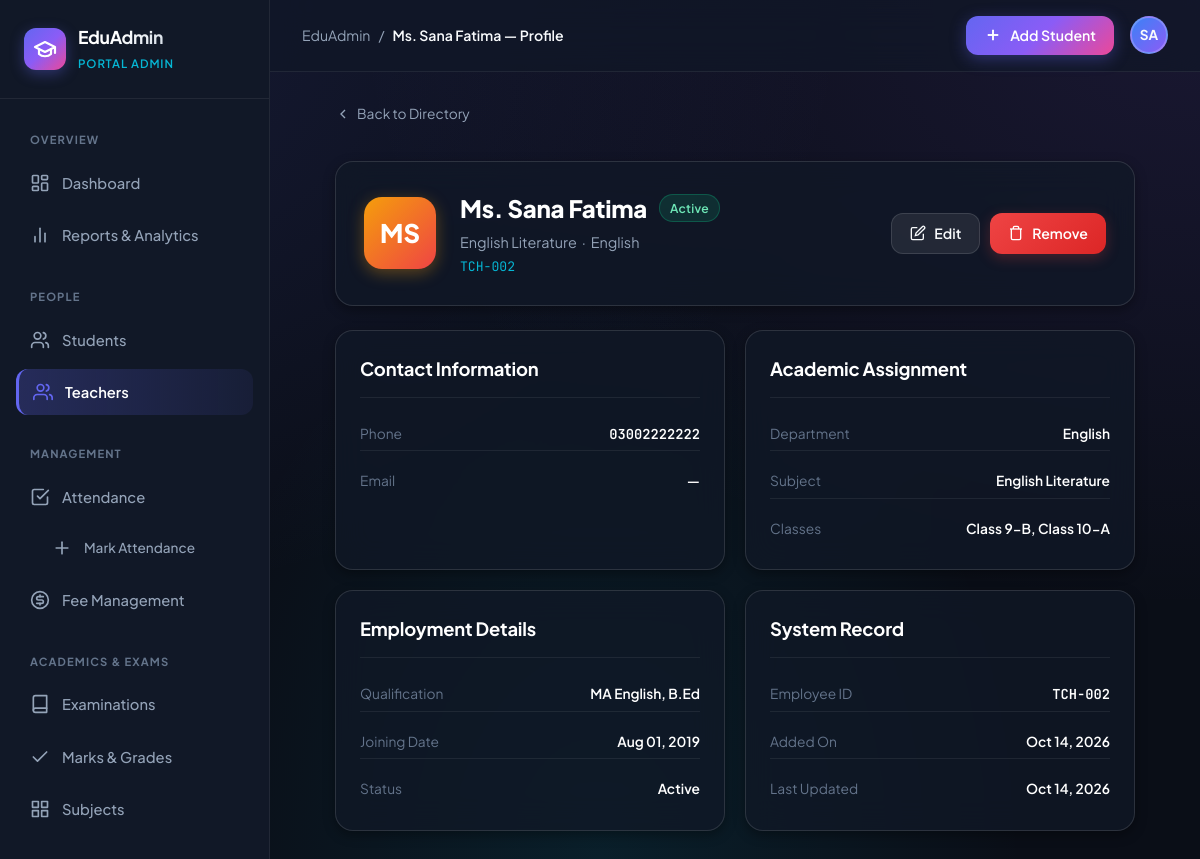
The page /teachers/2/profile/ on the database its author committed.
### teachers/models.py (models this page shows, shortened)
class Teacher(models.Model):
    DEPARTMENT_CHOICES = [
        ('Science', 'Science'),
        ('Mathematics', 'Mathematics'),
        ('English', 'English'),
        ('Urdu', 'Urdu'),
        ('Social Studies', 'Social Studies'),
        ('Islamic Studies', 'Islamic Studies'),
        ('Computer Science', 'Computer Science'),
        ('Arts', 'Arts'),
        ('Physical Education', 'Physical Education'),
        ('Other', 'Other'),
    ]
    STATUS_CHOICES = [
        ('Active', 'Active'),
        ('On Leave', 'On Leave'),
        ('Retired', 'Retired'),
        ('Terminated', 'Terminated'),
    ]
    employee_id = models.CharField(
        max_length=30, unique=True, verbose_name='Employee ID'
    )
    full_name = models.CharField(max_length=150, verbose_name='Full Name')
    email = models.EmailField(max_length=254, blank=True, verbose_name='Email Address')
    phone = models.CharField(max_length=20, verbose_name='Contact Number')
    department = models.CharField(
        max_length=60, choices=DEPARTMENT_CHOICES, default='Other', verbose_name='Department'
    )
    subject = models.CharField(max_length=100, verbose_name='Subject / Specialisation')
    assigned_class = models.CharField(
        max_length=100, blank=True, verbose_name='Assigned Class(es)',
        help_text='Comma-separated class names e.g. Class 8-A, Class 9-B'
    )
    qualification = models.CharField(max_length=150, blank=True, verbose_name='Qualification')
    date_joined = models.DateField(verbose_name='Joining Date')
    status = models.CharField(
        max_length=20, choices=STATUS_CHOICES, default='Active', verbose_name='Employment Status'
    )
    created_at = models.DateTimeField(auto_now_add=True)
    updated_at = models.DateTimeField(auto_now=True)
    class Meta:
        ordering = ['-created_at']
        verbose_name = 'Teacher'
        verbose_name_plural = 'Teachers'

### teachers/views.py (the view)
# urls.py: path('<int:id>/profile/', views.teacher_detail_view, name='teacher_detail'),
def teacher_detail_view(request, id):
    teacher = get_object_or_404(Teacher, id=id)
    context = {
        'page_title': f'{teacher.full_name} — Profile',
        'active_tab': 'teachers',
        'teacher': teacher,
    }
    return render(request, 'teachers/teacher_detail.html', context)

### templates/teachers/teacher_detail.html
{% extends 'students/base.html' %}
{% block content %}
<div style="max-width:800px; margin:0 auto;">
  <div style="margin-bottom:24px;">
    <a href="{% url 'teachers:teacher_list' %}" style="display:inline-flex; align-items:center; gap:6px; font-size:0.86rem; color:var(--text-muted); margin-bottom:12px;">
      <svg width="16" height="16" viewBox="0 0 24 24" fill="none" stroke="currentColor" stroke-width="2"><polyline points="15 18 9 12 15 6"/></svg>
      Back to Directory
    </a>
  </div>
  <div class="glass-card" style="padding:28px; margin-bottom:24px; display:flex; align-items:center; gap:24px; flex-wrap:wrap;">
    <div style="width:72px; height:72px; border-radius:var(--radius-lg); background:linear-gradient(135deg,#f59e0b,#ef4444); display:flex; align-items:center; justify-content:center; font-size:1.6rem; font-weight:800; color:#fff; flex-shrink:0; box-shadow:0 4px 16px rgba(245,158,11,0.35);">
      {{ teacher.full_name|slice:":2"|upper }}
    </div>
    <div style="flex:1; min-width:200px;">
      <div style="display:flex; align-items:center; gap:12px; flex-wrap:wrap; margin-bottom:6px;">
        <h1 style="font-size:1.5rem; font-weight:800; color:#fff; letter-spacing:-0.01em;">{{ teacher.full_name }}</h1>
        {% if teacher.status == 'Active' %}
          <span class="badge" style="background:rgba(16,185,129,0.15); color:#6ee7b7; border:1px solid rgba(16,185,129,0.3);">Active</span>
        {% elif teacher.status == 'On Leave' %}
          <span class="badge" style="background:rgba(245,158,11,0.15); color:#fcd34d; border:1px solid rgba(245,158,11,0.3);">On Leave</span>
        {% else %}
          <span class="badge" style="background:rgba(239,68,68,0.15); color:#fca5a5; border:1px solid rgba(239,68,68,0.3);">{{ teacher.status }}</span>
        {% endif %}
      </div>
      <div style="font-size:0.9rem; color:var(--text-muted);">{{ teacher.subject }} &nbsp;·&nbsp; {{ teacher.department }}</div>
      <div class="font-mono" style="font-size:0.82rem; color:var(--secondary); margin-top:4px;">{{ teacher.employee_id }}</div>
    </div>
    <div style="display:flex; gap:10px;">
      <a href="{% url 'teachers:teacher_edit' teacher.id %}" class="btn-secondary" id="profile-edit-btn">
        <svg width="16" height="16" viewBox="0 0 24 24" fill="none" stroke="currentColor" stroke-width="2"><path d="M11 4H4a2 2 0 0 0-2 2v14a2 2 0 0 0 2 2h14a2 2 0 0 0 2-2v-7"/><path d="M18.5 2.5a2.121 2.121 0 0 1 3 3L12 15l-4 1 1-4 9.5-9.5z"/></svg>
        Edit
      </a>
      <a href="{% url 'teachers:teacher_delete' teacher.id %}" class="btn-danger" id="profile-delete-btn">
        <svg width="16" height="16" viewBox="0 0 24 24" fill="none" stroke="currentColor" stroke-width="2"><polyline points="3 6 5 6 21 6"/><path d="M19 6v14a2 2 0 0 1-2 2H7a2 2 0 0 1-2-2V6m3 0V4a2 2 0 0 1 2-2h4a2 2 0 0 1 2 2v2"/></svg>
        Remove
      </a>
    </div>
  </div>
  <div style="display:grid; grid-template-columns:1fr 1fr; gap:20px;">
    <div class="glass-card">
      <div class="card-title-bar"><h2>Contact Information</h2></div>
      <div style="display:flex; flex-direction:column; gap:14px; font-size:0.9rem;">
        <div class="preview-row"><span class="preview-label">Phone</span><span class="preview-val font-mono">{{ teacher.phone }}</span></div>
        <div class="preview-row"><span class="preview-label">Email</span><span class="preview-val">{{ teacher.email|default:"—" }}</span></div>
      </div>
    </div>
    <div class="glass-card">
      <div class="card-title-bar"><h2>Academic Assignment</h2></div>
      <div style="display:flex; flex-direction:column; gap:14px; font-size:0.9rem;">
        <div class="preview-row"><span class="preview-label">Department</span><span class="preview-val">{{ teacher.department }}</span></div>
        <div class="preview-row"><span class="preview-label">Subject</span><span class="preview-val">{{ teacher.subject }}</span></div>
        <div class="preview-row"><span class="preview-label">Classes</span><span class="preview-val">{{ teacher.assigned_class|default:"—" }}</span></div>
      </div>
    </div>
    <div class="glass-card">
      <div class="card-title-bar"><h2>Employment Details</h2></div>
      <div style="display:flex; flex-direction:column; gap:14px; font-size:0.9rem;">
        <div class="preview-row"><span class="preview-label">Qualification</span><span class="preview-val">{{ teacher.qualification|default:"—" }}</span></div>
        <div class="preview-row"><span class="preview-label">Joining Date</span><span class="preview-val">{{ teacher.date_joined|date:"M d, Y" }}</span></div>
        <div class="preview-row"><span class="preview-label">Status</span><span class="preview-val">{{ teacher.status }}</span></div>
      </div>
    </div>
    <div class="glass-card">
      <div class="card-title-bar"><h2>System Record</h2></div>
      <div style="display:flex; flex-direction:column; gap:14px; font-size:0.9rem;">
        <div class="preview-row"><span class="preview-label">Employee ID</span><span class="preview-val font-mono">{{ teacher.employee_id }}</span></div>
        <div class="preview-row"><span class="preview-label">Added On</span><span class="preview-val">{{ teacher.created_at|date:"M d, Y" }}</span></div>
        <div class="preview-row"><span class="preview-label">Last Updated</span><span class="preview-val">{{ teacher.updated_at|date:"M d, Y" }}</span></div>
      </div>
    </div>
  </div>
</div>
{% endblock %}

### static/css/style.css (style rules this page uses)
:root { --bg-base: #0a0e17; --bg-surface: #111827; --bg-card: rgba(17, 24, 39, 0.75); --bg-card-hover: rgba(30, 41, 59, 0.85); --bg-glass: rgba(255, 255, 255, 0.04); --bg-glass-heavy: rgba(255, 255, 255, 0.08); --border-subtle: rgba(255, 255, 255, 0.07); --border-card: rgba(255, 255, 255, 0.12); --border-focus: #6366f1; --primary: #6366f1; --primary-hover: #4f46e5; --primary-gradient: linear-gradient(135deg, #6366f1 0%, #8b5cf6 50%, #ec4899 100%); --primary-glow: rgba(99, 102, 241, 0.35); --secondary: #06b6d4; --accent-purple: #8b5cf6; --success: #10b981; --success-glow: rgba(16, 185, 129, 0.25); --warning: #f59e0b; --warning-glow: rgba(245, 158, 11, 0.25); --danger: #ef4444; --danger-hover: #dc2626; --danger-glow: rgba(239, 68, 68, 0.25); --text-main: #f8fafc; --text-muted: #94a3b8; --text-dim: #64748b; --text-inverse: #0a0e17; --shadow-sm: 0 2px 4px rgba(0, 0, 0, 0.25); --shadow-md: 0 4px 12px rgba(0, 0, 0, 0.35); --shadow-lg: 0 12px 32px rgba(0, 0, 0, 0.45); --shadow-glow: 0 0 25px var(--primary-glow); --sidebar-width: 270px; --topbar-height: 72px; --radius-sm: 8px; --radius-md: 12px; --radius-lg: 18px; --radius-full: 9999px; --transition-fast: 0.18s ease; --transition-smooth: 0.3s cubic-bezier(0.4, 0, 0.2, 1); }
*, *::before, *::after { box-sizing: border-box; margin: 0; padding: 0; }
body { font-family: 'Plus Jakarta Sans', -apple-system, BlinkMacSystemFont, 'Segoe UI', Roboto, sans-serif; background-color: var(--bg-base); background-image: radial-gradient(at 0% 0%, rgba(99, 102, 241, 0.15) 0px, transparent 50%), radial-gradient(at 100% 0%, rgba(139, 92, 246, 0.12) 0px, transparent 50%), radial-gradient(at 50% 100%, rgba(6, 182, 212, 0.1) 0px, transparent 50%); background-attachment: fixed; color: var(--text-main); line-height: 1.5; min-height: 100vh; -webkit-font-smoothing: antialiased; }
a { color: inherit; text-decoration: none; }
code, .font-mono { font-family: 'JetBrains Mono', monospace; }
.btn-secondary { display: inline-flex; align-items: center; gap: 8px; padding: 9px 18px; border-radius: var(--radius-md); background: var(--bg-glass-heavy); border: 1px solid var(--border-card); color: var(--text-main); font-size: 0.88rem; font-weight: 600; cursor: pointer; transition: all var(--transition-fast); }
.btn-danger { display: inline-flex; align-items: center; gap: 8px; padding: 9px 18px; border-radius: var(--radius-md); background: linear-gradient(135deg, #ef4444 0%, #dc2626 100%); color: #fff; font-size: 0.88rem; font-weight: 600; border: none; cursor: pointer; box-shadow: 0 4px 14px var(--danger-glow); transition: all var(--transition-fast); }
.glass-card { background: var(--bg-card); backdrop-filter: blur(16px); border: 1px solid var(--border-card); border-radius: var(--radius-lg); padding: 24px; box-shadow: var(--shadow-md); transition: transform var(--transition-fast), border-color var(--transition-fast), box-shadow var(--transition-fast); }
.card-title-bar { display: flex; align-items: center; justify-content: space-between; margin-bottom: 20px; padding-bottom: 14px; border-bottom: 1px solid var(--border-subtle); }
.card-title-bar h2 { font-size: 1.15rem; font-weight: 700; letter-spacing: -0.01em; color: #fff; display: flex; align-items: center; gap: 10px; }
.badge { display: inline-flex; align-items: center; gap: 6px; padding: 4px 10px; border-radius: var(--radius-full); font-size: 0.76rem; font-weight: 600; letter-spacing: 0.02em; }
.preview-row { display: flex; justify-content: space-between; padding: 6px 0; font-size: 0.86rem; border-bottom: 1px solid var(--border-subtle); }
.preview-row:last-child { border-bottom: none; }
.preview-label { color: var(--text-dim); }
.preview-val { color: #fff; font-weight: 600; }

### rows shown on the page
Teacher: full_name "MS", full_name "Ms. Sana Fatima", subject "English Literature", department "English", employee_id "TCH-002", phone "03002222222", email "—", assigned_class "Class 9-B, Class 10-A", qualification "MA English, B.Ed", date_joined "Aug 01, 2019", status "Active", created_at "Oct 14, 2026", updated_at "Oct 14, 2026"

### other values the page prints
{{ page_title|default:"Overview" }} "Ms. Sana Fatima — Profile"
